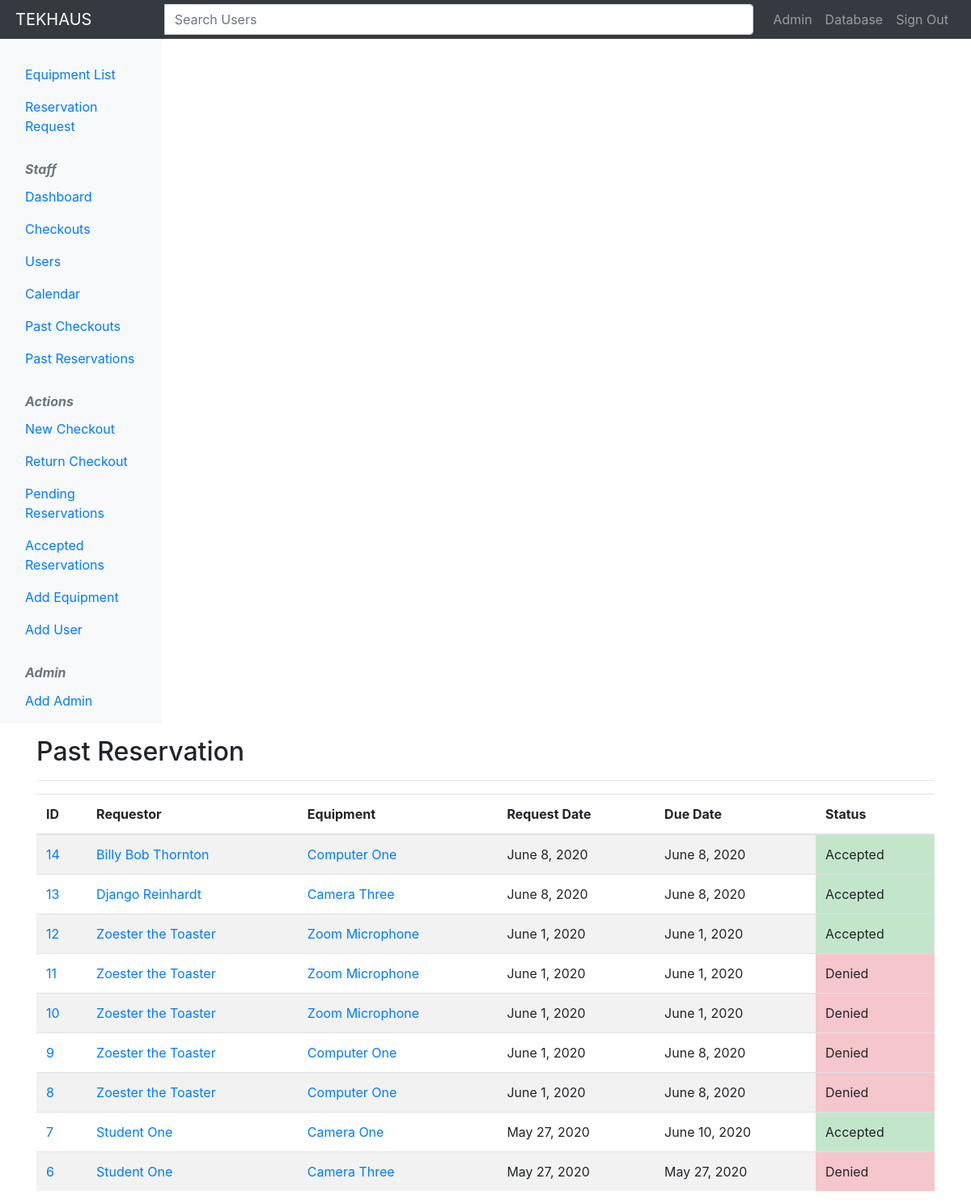
Before: /reservations/past/ (signed in) with the older database file.
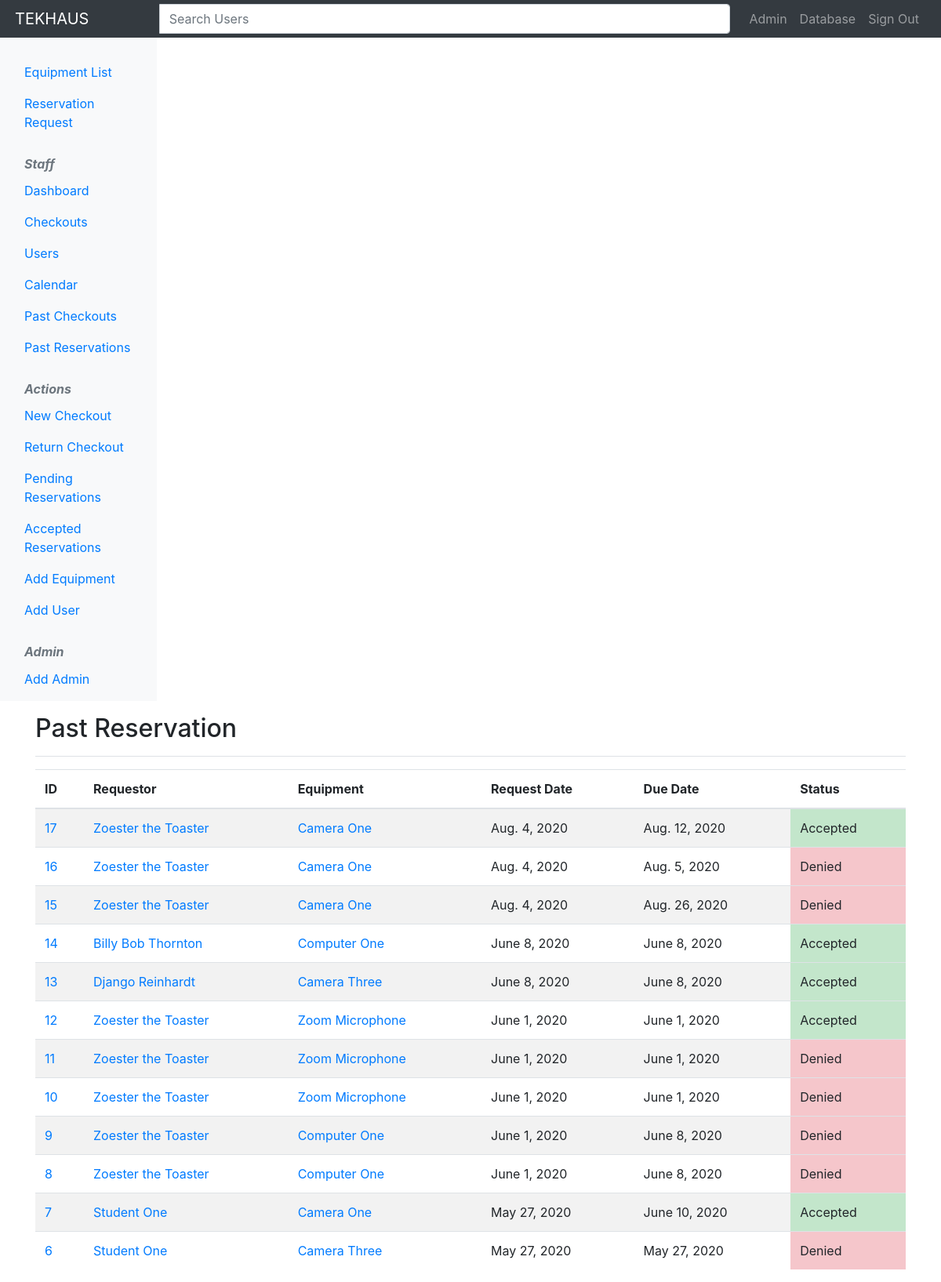
After: the same page with the newer database file.
### checkouts/models.py (models this page shows, shortened)
class Reservation(models.Model):
    requested_by = models.ForeignKey(Student, on_delete=models.CASCADE)
    cameras = models.ManyToManyField(
        'Equipment',
        limit_choices_to={'category': 'camera'},
        related_name='reservation_cameras',
        blank=True)
    lights = models.ManyToManyField(
        'Equipment',
        limit_choices_to={'category': 'light'},
        related_name='reservation_lights',
        blank=True)
    computers = models.ManyToManyField(
        'Equipment',
        limit_choices_to={'category': 'computer'},
        related_name='reservation_computers',
        blank=True)
    projectors = models.ManyToManyField(
        'Equipment',
        limit_choices_to={'category': 'projector'},
        related_name='reservation_projectors',
        blank=True)
    audio = models.ManyToManyField(
        'Equipment',
        limit_choices_to={'category': 'audio'},
        related_name='reservation_audio',
        blank=True)
    misc = models.ManyToManyField(
        'Equipment',
        limit_choices_to={'category': 'misc'},
        related_name='reservation_miscellaneous',
        blank=True)
    request_date = models.DateField(null=False, blank=False, default=datetime.today, verbose_name='Request Date')
    due_date = models.DateField(null=False, blank=False, default=datetime.today, verbose_name='Due Date')
    notes = models.TextField(null=True, blank=True, verbose_name='Reservation Notes')
    accepted = models.BooleanField(default=False)
    completed = models.BooleanField(default=False)

class Student(models.Model):
    school_id = models.IntegerField(verbose_name='School ID')
    first_name = models.CharField(max_length=100, verbose_name='First Name')
    last_name = models.CharField(max_length=100, verbose_name='Last Name')
    primary_email = models.EmailField(max_length=100, verbose_name='Primary Email')
    secondary_email = models.EmailField(max_length=100, verbose_name='Secondary Email', blank=True)
    grad_year = models.IntegerField(verbose_name='Expected Graduation Year')
    active = models.BooleanField(default=True, verbose_name='Active')
    current_equipment = models.ManyToManyField('Equipment', related_name='current_equipment', blank=True)
    past_equipment = models.ManyToManyField('Equipment', related_name='past_equipment', blank=True)
    reservation_request = models.ForeignKey('Reservation', null=True, blank=True, on_delete=models.CASCADE)
    def __str__(self):
        return "{} {}".format(self.first_name, self.last_name)
    class Meta:
        verbose_name = 'Student'
        verbose_name_plural = 'Students'

class Equipment(models.Model):
    name = models.CharField(max_length=100)
    CATEGORIES = [
        ('camera', 'Camera'),
        ('light', 'Light'),
        ('computer', 'Computer'),
        ('projector', 'Projector'),
        ('audio', 'Audio'),
        ('misc', 'Miscellaneous'),
    ]
    category = models.CharField(choices=CATEGORIES, max_length=10)
    desc = models.CharField(max_length=255, verbose_name='Description')
    details = models.CharField(max_length=255, verbose_name='Additional Details')
    serial_num = models.CharField(max_length=50, verbose_name='Serial Number')
    availability = models.BooleanField(default=True, verbose_name='Available?')
    current_user = models.ForeignKey(Student, null=True, blank=True, on_delete=models.CASCADE)
    past_checkouts = models.ManyToManyField('Checkout', related_name='past_checkouts', blank=True)
    reservation_request = models.ForeignKey('Reservation', null=True, blank=True, on_delete=models.CASCADE)
    def __str__(self):
        return "{}".format(self.name)
    class Meta:
        verbose_name = 'Equipment'
        verbose_name_plural = 'Equipment'

### checkouts/views.py (the view)
# urls.py: path('reservations/past/', views.past_reservations, name='past_reservations'),
@login_required()
def past_reservations(request):
    past_reservations = Reservation.objects.filter(completed=True).order_by('-pk')
    return render(request, 'checkouts/past-reservations.html', context={'past_reservations': past_reservations})

### checkouts/templates/checkouts/past-reservations.html (shortened to what this page needs)
{% extends 'base.html' %}
{% block content %}
    <div class="d-flex justify-content-between flex-wrap flex-md-nowrap align-items-center pb-2 mb-3 mt-3 border-bottom">
        <h2 class="h2">Past Reservation</h2>
    </div>
    <table class="table table-striped">
        <thead>
            <tr>
                <th>ID</th>
                <th>Requestor</th>
                <th>Equipment</th>
                <th>Request Date</th>
                <th>Due Date</th>
                <th>Status</th>
            </tr>
        </thead>
        <tbody>
            {% if past_reservations %}
                {% for res in past_reservations %}
                    <tr>
                        <td>
                            <a href="{% url 'reservation_detail' res.id %}">{{ res.id }}</a><br/>
                        </td>
                        <td>
                            <a href="{% url 'student_detail' res.requested_by.school_id %}">{{ res.requested_by }}</a>
                        </td>
                        <td>
                            {% for cameras in res.cameras.all %}
                                <a href="{% url 'equipment_detail' cameras.id %}">
                                    {{ cameras }}
                                </a><br />
                            {% endfor %}
                            {% for computers in res.computers.all %}
                                <a href="{% url 'equipment_detail' computers.id %}">
                                    {{ computers }}
                                </a><br />
                            {% endfor %}
                            {% for audio in res.audio.all %}
                                <a href="{% url 'equipment_detail' audio.id %}">
                                    {{ audio }}
                                </a><br />
                            {% endfor %}
                        </td>
                        <td>{{ res.request_date }}</td>
                        <td>{{ res.due_date }}</td>
                        {% if res.accepted %}
                            <td class="table-success">Accepted</td>
                        {% else %}
                            <td class="table-danger">Denied</td>
                        {% endif %}
                    </tr>
                {% endfor %}
            {% else %}
                <p>No reservations available.</p>
            {% endif %}
        </tbody>
    </table>
{% endblock %}

Changed rows visible on the page:
added Reservation: id "17", requested_by "Zoester the Toaster", request_date "Aug. 4, 2020", due_date "Aug. 12, 2020", accepted "Accepted", Equipment (name "Camera One")
added Reservation: id "16", requested_by "Zoester the Toaster", request_date "Aug. 4, 2020", due_date "Aug. 5, 2020", accepted "Denied", Equipment (name "Camera One")
added Reservation: id "15", requested_by "Zoester the Toaster", request_date "Aug. 4, 2020", due_date "Aug. 26, 2020", accepted "Denied", Equipment (name "Camera One")
